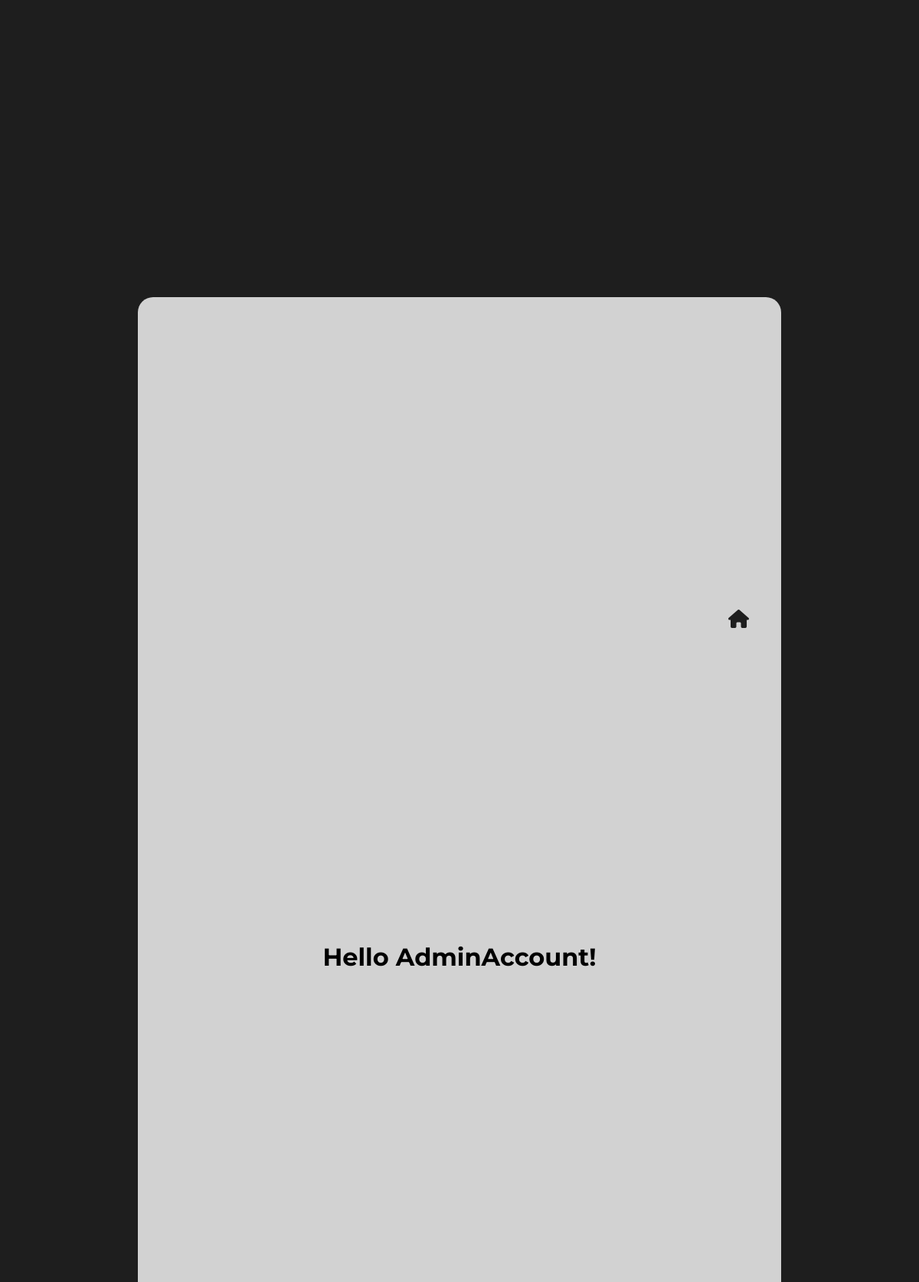
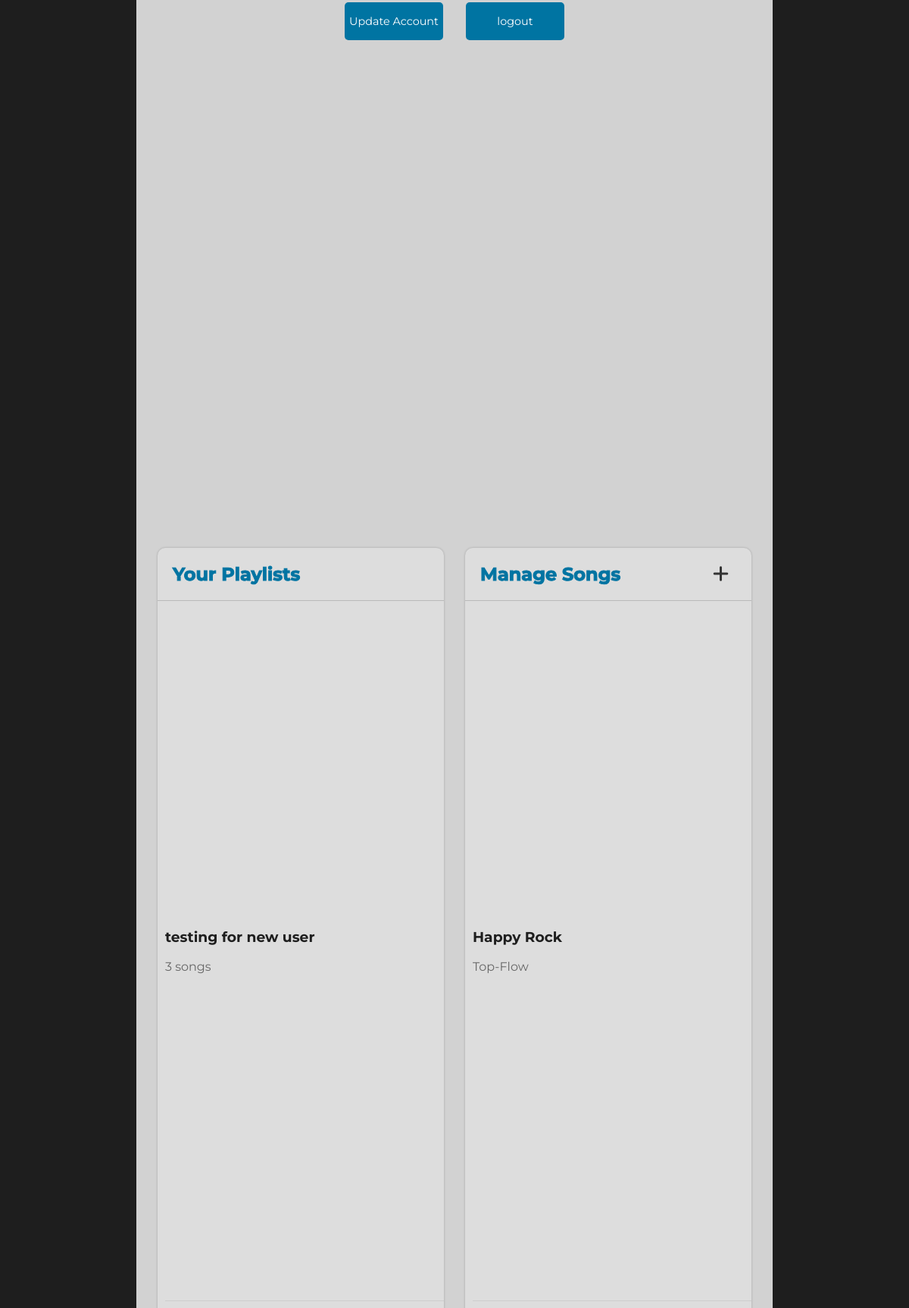
/account/ (signed in, upper part), run on the app's committed database (2 pictures, top to bottom).
### app/models.py (models this page shows, shortened)
class Playlist(models.Model):
    name = models.CharField(max_length=30)
    songs = models.ManyToManyField(Song) # type: ignore
    description = models.CharField(max_length=150, null=True, blank=True)
    created_by = models.ForeignKey(User, on_delete=models.CASCADE)

class Song(models.Model):
    title = models.CharField(max_length=35)
    song_file = models.FileField(upload_to='')
    artist = models.ManyToManyField(Artist) # type: ignore
    genre = models.ManyToManyField(Genre) # type: ignore

class Artist(models.Model):
    name = models.CharField(max_length=30)

### app/views.py (the view)
# urls.py: path("account/", account_view, name="account"),
@login_required(login_url='login')
def account_view(req: HttpRequest) -> HttpResponse:
    userRoles = [i.name for i in req.user.groups.all()] # type: ignore
    songs = Song.objects.all() if 'Admin' in userRoles else None
    playlists = req.user.playlist_set.all() # type: ignore
    return render(req, 'account-view.html', {'user': req.user, 'roles': userRoles, 'songs': songs, 'playlists': playlists})

### app/templates/account-view.html (shortened to what this page needs)
{% extends "boilerplate.html" %}
{% block content %}
<div id='accountView'>
    <div id="accountViewPlate">
        <div id="accountViewHeaderWrapper">
            <div id='goHomeWrapper'>
                <a href="{% url "home" %}"><i id='goHomeBtn' class="fa-solid fa-house"></i></a>
            </div>
            <h1 id='accountViewHeader'>Hello {{user.username}}!</h1>
            <div id="accViewBtns">
                <a href="{% url "update_account" %}"><button id='updateAccount' class='accountViewBtn'>Update Account</button></a>
                <a href="{% url "logout" %}"><button id='logoutBtn' class='accountViewBtn'>logout</button></a>
            </div>
        </div>
        {% if "Admin" in roles %}
            <div id="playlistsSongs">
                <div id='accountViewPlaylists'>
                    <div id='accViewPlaylistHeader' class='accViewSubHeader'>
                        <h2>Your Playlists</h2>
                    </div>
                    <div id='accViewPlaylistOverflow'>
                    {% for playlist in playlists %}
                        <div class="accViewPlaylistContainer accViewCard">
                            <h3 class='accViewPlaylistTitle'>{{playlist.name}}</h3>
                            <p class='accViewPlaylistSongs'>{{playlist.songs.all|length}} songs</p>
                        </div>
                    {% endfor %}
                    </div>
                </div>
                <div id="manageSongs">
                    <div id='manageSongsHeader' class='accViewSubHeader'>
                        <h2>Manage Songs</h2>
                        <a href="{% url 'add_song' %}"><i id='newSongBtn' class="fa-solid fa-plus"></i></a>
                    </div>
                    <div id='accViewSongsOverflow'>
                        {% for song in songs %}
                        <a href="{% url "update_song" song.pk %}">
                            <div class='manageSongWrapper accViewCard'>
                                <h3 class='accViewTitle'>{{song.title}}</h3>
                                {% for artist in song.artist.all %}<p class='accViewArtist'>{{artist.name}}</p>{% endfor %}
                            </div>
                        </a>
                        {% endfor %}
                    </div>
                </div>
            </div>
        {% endif %}
    </div>
</div>
{% endblock content %}

### app/static/styles.css (style rules this page uses)
* { padding: 0; margin: 0; font-family: Montserrat; }
#accountView { width: 100vw; height: 100vh; background-color: #1e1e1e; display: flex; align-items: center; justify-content: center; }
#accountViewPlate { background-color: rgb(210, 210, 210); height: 90%; width: 70%;; border-radius: 20px; }
#accountViewHeaderWrapper { height: 25%; display: flex; flex-direction: column; justify-content: space-evenly; align-items: center; }
#goHomeWrapper { display: flex; width: 90%; justify-content: flex-end; }
#goHomeBtn { font-size: 1.5em; color: #1e1e1e; transition: .3s; }
#accViewBtns { display: flex; gap: 30px; }
.accountViewBtn { width: 130px; height: 50px; border-radius: 5px; border: none; background-color: #0074a2; color: white; font-size: .9em; transition: .3s; }
#playlistsSongs { height: 75%; width: 100%; display: flex; justify-content: space-evenly; align-items: center; }
#accountViewPlaylists, #manageSongs { width: 45%; max-width: 480px; height: 90%; border-radius: 10px; background-color: rgb(221, 221, 221); box-shadow: 0 0 3px rgba(0, 0, 0, 0.23); }
.accViewSubHeader { height: 69px; border-bottom: 1px solid #b9b9b9; display: flex; align-items: center; justify-content: space-between; }
.accViewSubHeader h2 { margin-left: 20px; -webkit-text-stroke: 1px #0074a2; color: #0074a2; }
#newSongBtn { margin-right: 30px; font-size: 1.5em; color: #343434; transition: .3s; }
#accViewSongsOverflow, #accViewPlaylistOverflow { height: calc(100% - 100px); overflow-y: scroll; }
.accViewTitle, .accViewPlaylistTitle { color: #1e1e1e; }
.accViewArtist, .accViewPlaylistSongs { color: #676767; }
a { text-decoration: none; }
.accViewCard { height: 20%; border-bottom: 1px solid #c4c4c499; display: flex; flex-direction: column; justify-content: center; gap: 2%; margin-left: 10px; }

### data on the page
Playlist: name "testing for new user", songs.all|length "3"
Song: title "Happy Rock"
Artist: name "Top-Flow"

### other printed values
{{ user.username }} "AdminAccount"
